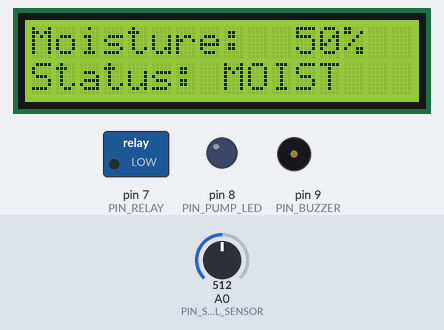
The sketch below on a simulated Arduino Uno, built with avr-gcc and run on an emulated ATmega328P. Shown: 16×2 character LCD, switched loads named in the sketch (green lamp = pin HIGH), output pins drawn as LEDs (lit = HIGH), buzzer (waves = sounding). The inputs (shaded band) are chosen by the test bench; at power-on: A0 (PIN_SOIL_SENSOR) = 512. What the sketch prints to the serial monitor is not drawn.

Above: at 3.7 s.
3.8 s: A0 (PIN_SOIL_SENSOR) set to 334
At 4.3 s:
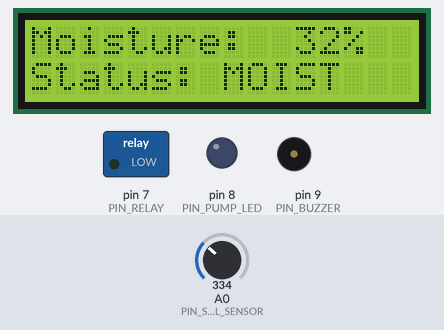
5.3 s: A0 (PIN_SOIL_SENSOR) set to 305
At 6.1 s:
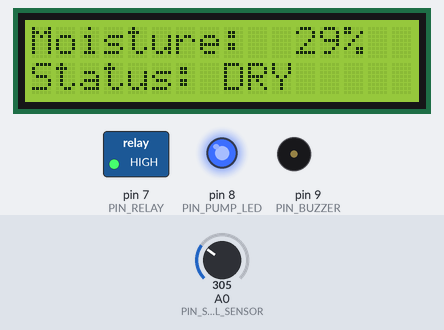
7.1 s: A0 (PIN_SOIL_SENSOR) set to 900
At 8.3 s:
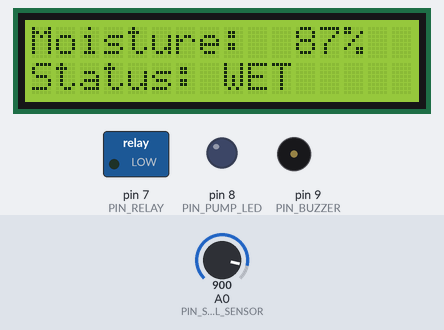
8.6 s: A0 (PIN_SOIL_SENSOR) set to 306
At 8.8 s:
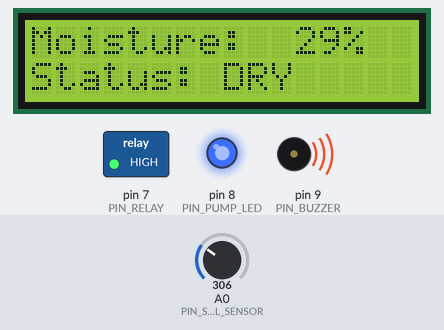
Timing chart, 0 to 11.4 s (numbered marks = the images above; inputs shaded):
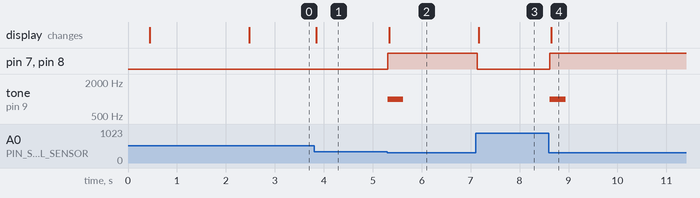

The sketch:

sketch.ino
```cpp
/* ==============================================================================
 * Project: Smart Irrigation Control System using Arduino Uno
 * Platform: Wokwi Simulator & Physical Arduino Uno Hardware
 * Course: Computer Architecture & Microcontrollers
 *
 * Description:
 * An automated, production-grade irrigation controller simulating real-world
 * closed-loop soil moisture regulation. Reads simulated soil moisture via an
 * analog potentiometer, classifies moisture states (DRY, MOIST, WET), drives
 * a relay and status LED for pump actuation, provides a transient audible alert,
 * and maintains continuous, flicker-free LCD and Serial telemetry.
 *
 * Pin Configuration:
 * - Soil Sensor (Potentiometer) : Analog Pin A0
 * - LCD 16x2 (I2C)             : SDA -> A4, SCL -> A5 (I2C Address: 0x27)
 * - Relay Module (Pump Control): Digital Pin 7 (Active HIGH)
 * - Water Pump Indicator LED   : Digital Pin 8 (via 220 Ohm resistor)
 * - Active Buzzer (Alert)      : Digital Pin 9
 * ============================================================================== */

#include <Wire.h>
#include <LiquidCrystal_I2C.h>

// -----------------------------------------------------------------------------
// HARDWARE PIN ASSIGNMENTS
// -----------------------------------------------------------------------------
constexpr uint8_t PIN_SOIL_SENSOR = A0;  // Analog input from simulated soil sensor
constexpr uint8_t PIN_RELAY       = 7;   // Digital output to pump relay module
constexpr uint8_t PIN_PUMP_LED    = 8;   // Digital output to water pump indicator LED
constexpr uint8_t PIN_BUZZER      = 9;   // Digital output to active alarm buzzer

// -----------------------------------------------------------------------------
// SYSTEM THRESHOLDS & LOGIC CONSTANTS
// -----------------------------------------------------------------------------
constexpr uint8_t THRESHOLD_DRY_MAX   = 30;  // 0% - 30%  : DRY (Irrigation Required)
constexpr uint8_t THRESHOLD_MOIST_MAX = 70;  // 31% - 70% : MOIST (Optimal Moisture)
                                             // 71% - 100%: WET (Excess Moisture)

// Relay logic state definitions
constexpr uint8_t RELAY_ACTIVE   = HIGH;
constexpr uint8_t RELAY_INACTIVE = LOW;

// Actuator timing constants (non-blocking)
constexpr unsigned long SERIAL_LOG_INTERVAL_MS = 1000; // Update serial every 1 second
constexpr unsigned long BUZZER_BEEP_DURATION_MS = 250;  // 250ms short alert chirp
constexpr unsigned int  BUZZER_TONE_FREQ_HZ     = 1000; // 1 kHz audible alert frequency

// -----------------------------------------------------------------------------
// SOIL MOISTURE STATES
// -----------------------------------------------------------------------------
enum SoilState {
  SOIL_DRY,
  SOIL_MOIST,
  SOIL_WET
};

// -----------------------------------------------------------------------------
// GLOBAL OBJECTS & STATE VARIABLES
// -----------------------------------------------------------------------------
// LCD I2C address 0x27 with 16 columns and 2 rows
LiquidCrystal_I2C lcd(0x27, 16, 2);

SoilState currentState      = SOIL_MOIST;
SoilState previousState     = SOIL_MOIST;
int currentMoisturePercent  = 0;
bool isPumpRunning          = false;
bool isBuzzerActive         = false;

unsigned long buzzerStartTime   = 0;
unsigned long lastSerialLogTime = 0;

// -----------------------------------------------------------------------------
// FUNCTION PROTOTYPES
// -----------------------------------------------------------------------------
void configureGPIOPins();
void displaySplashScreen();
int readMoisturePercentage();
SoilState evaluateSoilState(int percentage);
void controlActuators(SoilState state);
void handleBuzzerAlert(SoilState newState);
void updateBuzzerTiming();
void updateLCD(int percentage, SoilState state);
void printSerialTelemetry(int percentage, SoilState state, bool pumpActive);

// -----------------------------------------------------------------------------
// GPIO PIN CONFIGURATION & INITIALIZATION
// -----------------------------------------------------------------------------
/**
 * @brief Configures input/output modes and sets safe initial default states for all GPIO pins.
 *
 * =============================================================================
 * ATmega328P Microcontroller Architecture & Register Mapping:
 * =============================================================================
 * - Soil Sensor (Potentiometer) : Analog Pin A0 -> PORTC Pin 0 (PC0 / ADC0)
 *   * Direction: INPUT (High-Impedance / Tri-state)
 *   * Bare-metal equivalent: DDRC &= ~(1 << DDC0);
 *
 * - Relay Module (Pump Control) : Digital Pin 7  -> PORTD Pin 7 (PD7)
 *   * Direction: OUTPUT (Driven LOW for safe inactive boot state)
 *   * Bare-metal equivalent: DDRD |= (1 << DDD7); PORTD &= ~(1 << PORTD7);
 *
 * - Water Pump Indicator LED    : Digital Pin 8  -> PORTB Pin 0 (PB0)
 *   * Direction: OUTPUT (Driven LOW / OFF)
 *   * Bare-metal equivalent: DDRB |= (1 << DDB0); PORTB &= ~(1 << PORTB0);
 *
 * - Active Buzzer (Alert)       : Digital Pin 9  -> PORTB Pin 1 (PB1)
 *   * Direction: OUTPUT (Driven LOW / OFF)
 *   * Bare-metal equivalent: DDRB |= (1 << DDB1); PORTB &= ~(1 << PORTB1);
 *
 * - I2C Bus (LCD Display)       : Pins A4 (SDA), A5 (SCL) -> PC4 (SDA) / PC5 (SCL)
 *   * Managed by hardware Two-Wire Interface (TWI) via Wire.h / lcd.init()
 * =============================================================================
 */
void configureGPIOPins() {
  // 1. Configure Pin Data Direction
  pinMode(PIN_SOIL_SENSOR, INPUT);
  pinMode(PIN_RELAY, OUTPUT);
  pinMode(PIN_PUMP_LED, OUTPUT);
  pinMode(PIN_BUZZER, OUTPUT);

  // 2. Set safe initial default output states (all actuators deactivated)
  digitalWrite(PIN_RELAY, RELAY_INACTIVE);
  digitalWrite(PIN_PUMP_LED, LOW);
  digitalWrite(PIN_BUZZER, LOW);
  noTone(PIN_BUZZER);

  Serial.println(F("[GPIO] Pins configured successfully:"));
  Serial.println(F("  - PIN A0 (PC0): INPUT  [Soil Sensor]"));
  Serial.println(F("  - PIN 7  (PD7): OUTPUT [Relay Control, Initial: OFF]"));
  Serial.println(F("  - PIN 8  (PB0): OUTPUT [Pump LED,      Initial: OFF]"));
  Serial.println(F("  - PIN 9  (PB1): OUTPUT [Buzzer,        Initial: OFF]"));
}

// -----------------------------------------------------------------------------
// ARDUINO SETUP
// -----------------------------------------------------------------------------
void setup() {
  // Initialize Serial Communication for debugging and monitoring
  Serial.begin(9600);
  Serial.println(F("=================================================="));
  Serial.println(F("    SMART IRRIGATION CONTROL SYSTEM INITIALIZING  "));
  Serial.println(F("=================================================="));

  // Configure and initialize all GPIO pins
  configureGPIOPins();

  // Initialize I2C LCD Display
  lcd.init();
  lcd.backlight();
  lcd.clear();

  // Show required startup splash screen for 2.0 seconds
  displaySplashScreen();

  // Clear splash screen
  lcd.clear();

  // Initialize baseline reading and refresh display
  currentMoisturePercent = readMoisturePercentage();
  currentState           = evaluateSoilState(currentMoisturePercent);
  previousState          = currentState;
  controlActuators(currentState);
  updateLCD(currentMoisturePercent, currentState);

  Serial.println(F("[SYSTEM READY] Commencing real-time telemetry monitoring...\n"));
  printSerialTelemetry(currentMoisturePercent, currentState, isPumpRunning);
  lastSerialLogTime = millis();
}

// -----------------------------------------------------------------------------
// MAIN SYSTEM LOOP
// -----------------------------------------------------------------------------
void loop() {
  unsigned long currentMillis = millis();

  // 1. Acquire sensor telemetry and convert to percentage
  currentMoisturePercent = readMoisturePercentage();

  // 2. Classify soil moisture state
  currentState = evaluateSoilState(currentMoisturePercent);

  // 3. Trigger buzzer alert upon transition into DRY state
  handleBuzzerAlert(currentState);

  // 4. Update non-blocking buzzer turn-off timing
  updateBuzzerTiming();

  // 5. Actuate Relay and Water Pump Indicator LED
  controlActuators(currentState);

  // 6. Refresh LCD with flicker-free formatted telemetry
  updateLCD(currentMoisturePercent, currentState);

  // 7. Output telemetry to Serial Monitor approximately every 1 second
  if (currentMillis - lastSerialLogTime >= SERIAL_LOG_INTERVAL_MS) {
    lastSerialLogTime = currentMillis;
    printSerialTelemetry(currentMoisturePercent, currentState, isPumpRunning);
  }

  // Preserve state for edge-triggered alert detection
  previousState = currentState;

  // Short processing yield to ensure rock-solid simulation loop
  delay(50);
}

// -----------------------------------------------------------------------------
// SPLASH SCREEN DISPLAY
// -----------------------------------------------------------------------------
void displaySplashScreen() {
  lcd.setCursor(0, 0);
  lcd.print(F("     SMART      "));
  lcd.setCursor(0, 1);
  lcd.print(F("   IRRIGATION   "));

  Serial.println(F("[DISPLAY] Showing splash screen..."));
  delay(2000); // 2-second splash screen as required
}

// -----------------------------------------------------------------------------
// SENSOR ACQUISITION & PERCENTAGE CONVERSION
// -----------------------------------------------------------------------------
int readMoisturePercentage() {
  // Read analog value (0 - 1023)
  int rawAnalog = analogRead(PIN_SOIL_SENSOR);

  // Map analog range (0–1023) to soil moisture percentage (0%–100%)
  // Potentiometer Left = 0% (Dry), Middle = ~50% (Moist), Right = 100% (Wet)
  int percentage = map(rawAnalog, 0, 1023, 0, 100);
  percentage = constrain(percentage, 0, 100);

  return percentage;
}

// -----------------------------------------------------------------------------
// SOIL STATE EVALUATION
// -----------------------------------------------------------------------------
SoilState evaluateSoilState(int percentage) {
  if (percentage <= THRESHOLD_DRY_MAX) {
    return SOIL_DRY;
  } else if (percentage <= THRESHOLD_MOIST_MAX) {
    return SOIL_MOIST;
  } else {
    return SOIL_WET;
  }
}

// -----------------------------------------------------------------------------
// ACTUATOR CONTROL (RELAY & PUMP STATUS LED)
// -----------------------------------------------------------------------------
void controlActuators(SoilState state) {
  if (state == SOIL_DRY) {
    // Soil is Dry: Energize relay and illuminate pump LED
    digitalWrite(PIN_RELAY, RELAY_ACTIVE);
    digitalWrite(PIN_PUMP_LED, HIGH);
    isPumpRunning = true;
  } else {
    // Soil is Moist or Wet: De-energize relay and turn off pump LED
    digitalWrite(PIN_RELAY, RELAY_INACTIVE);
    digitalWrite(PIN_PUMP_LED, LOW);
    isPumpRunning = false;
  }
}

// -----------------------------------------------------------------------------
// BUZZER ALERT LOGIC (Edge-triggered, avoids continuous annoying buzzing)
// -----------------------------------------------------------------------------
void handleBuzzerAlert(SoilState newState) {
  // Trigger a crisp audible alert only when transitioning into the DRY state
  if (newState == SOIL_DRY && previousState != SOIL_DRY) {
    tone(PIN_BUZZER, BUZZER_TONE_FREQ_HZ);
    isBuzzerActive = true;
    buzzerStartTime = millis();
    Serial.println(F("[ALERT] Soil is DRY! Pump started, buzzer alert triggered."));
  }
}

// -----------------------------------------------------------------------------
// NON-BLOCKING BUZZER TIMING
// -----------------------------------------------------------------------------
void updateBuzzerTiming() {
  if (isBuzzerActive) {
    if (millis() - buzzerStartTime >= BUZZER_BEEP_DURATION_MS) {
      noTone(PIN_BUZZER);
      digitalWrite(PIN_BUZZER, LOW);
      isBuzzerActive = false;
    }
  }
}

// -----------------------------------------------------------------------------
// FLICKER-FREE LCD TELEMETRY UPDATE
// -----------------------------------------------------------------------------
void updateLCD(int percentage, SoilState state) {
  // Line 1: Moisture: XX%
  // Using fixed buffer to avoid lcd.clear() flicker
  char line1[17];
  snprintf(line1, sizeof(line1), "Moisture: %3d%%  ", percentage);
  lcd.setCursor(0, 0);
  lcd.print(line1);

  // Line 2: Status: DRY / Status: MOIST / Status: WET
  lcd.setCursor(0, 1);
  switch (state) {
    case SOIL_DRY:
      lcd.print(F("Status: DRY     "));
      break;
    case SOIL_MOIST:
      lcd.print(F("Status: MOIST   "));
      break;
    case SOIL_WET:
      lcd.print(F("Status: WET     "));
      break;
  }
}

// -----------------------------------------------------------------------------
// SERIAL TELEMETRY LOGGING (Matches exact required specification)
// -----------------------------------------------------------------------------
void printSerialTelemetry(int percentage, SoilState state, bool pumpActive) {
  Serial.print(F("Moisture : "));
  Serial.print(percentage);
  Serial.println(F("%"));

  Serial.print(F("Status   : "));
  switch (state) {
    case SOIL_DRY:
      Serial.println(F("DRY"));
      break;
    case SOIL_MOIST:
      Serial.println(F("MOIST"));
      break;
    case SOIL_WET:
      Serial.println(F("WET"));
      break;
  }

  Serial.print(F("Relay    : "));
  Serial.println(pumpActive ? F("ON") : F("OFF"));

  Serial.print(F("LED      : "));
  Serial.println(pumpActive ? F("ON") : F("OFF"));

  Serial.println(F("--------------------"));
}
```

Measured:
- the behaviour switches between 318 and 317 on A0 (PIN_SOIL_SENSOR) (found by bisection; images 1 and 2)
- after the input at 3.8 s, the display: changes after 0.05 s (image 1)
- after the input at 5.3 s, pin 7 (PIN_RELAY), pin 8 (PIN_PUMP_LED): LOW → HIGH at once; tone on pin 9 (PIN_BUZZER): silent → 1000 Hz at once, → silent 0.33 s later; the display: changes at once (image 2)
- after the input at 7.1 s, pin 7 (PIN_RELAY), pin 8 (PIN_PUMP_LED): HIGH → LOW at once; the display: changes after 0.06 s (image 3)
- after the input at 8.6 s, pin 7 (PIN_RELAY), pin 8 (PIN_PUMP_LED): LOW → HIGH at once; tone on pin 9 (PIN_BUZZER): silent → 1000 Hz at once, → silent 0.33 s later; the display: changes after 0.05 s (image 4)
